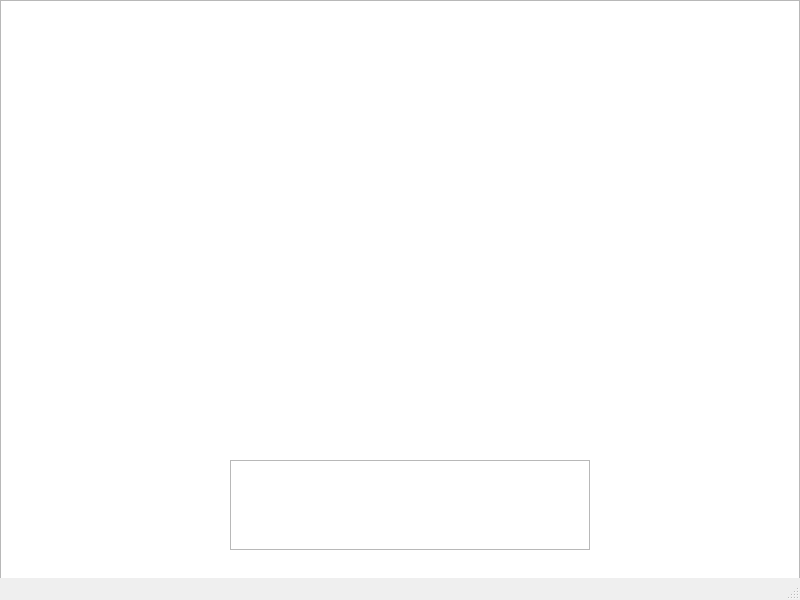
<?xml version="1.0" encoding="UTF-8"?>
<ui version="4.0">
 <class>Board</class>
 <widget class="QMainWindow" name="Board">
  <property name="enabled">
   <bool>true</bool>
  </property>
  <property name="geometry">
   <rect>
    <x>0</x>
    <y>0</y>
    <width>800</width>
    <height>600</height>
   </rect>
  </property>
  <property name="contextMenuPolicy">
   <enum>Qt::NoContextMenu</enum>
  </property>
  <property name="windowTitle">
   <string>Board</string>
  </property>
  <widget class="QWidget" name="centralwidget">
   <widget class="QGraphicsView" name="graphicsView">
    <property name="enabled">
     <bool>true</bool>
    </property>
    <property name="geometry">
     <rect>
      <x>0</x>
      <y>0</y>
      <width>800</width>
      <height>600</height>
     </rect>
    </property>
    <property name="sizePolicy">
     <sizepolicy hsizetype="Maximum" vsizetype="Maximum">
      <horstretch>0</horstretch>
      <verstretch>0</verstretch>
     </sizepolicy>
    </property>
    <property name="acceptDrops">
     <bool>true</bool>
    </property>
    <property name="sceneRect">
     <rectf>
      <x>0.000000000000000</x>
      <y>0.000000000000000</y>
      <width>0.000000000000000</width>
      <height>0.000000000000000</height>
     </rectf>
    </property>
   </widget>
   <widget class="QTextBrowser" name="textBrowser">
    <property name="geometry">
     <rect>
      <x>230</x>
      <y>460</y>
      <width>360</width>
      <height>90</height>
     </rect>
    </property>
    <property name="html">
     <string>&lt;!DOCTYPE HTML PUBLIC &quot;-//W3C//DTD HTML 4.0//EN&quot; &quot;http://www.w3.org/TR/REC-html40/strict.dtd&quot;&gt;
&lt;html&gt;&lt;head&gt;&lt;meta name=&quot;qrichtext&quot; content=&quot;1&quot; /&gt;&lt;style type=&quot;text/css&quot;&gt;
p, li { white-space: pre-wrap; }
&lt;/style&gt;&lt;/head&gt;&lt;body style=&quot; font-family:'Ubuntu'; font-size:10pt; font-weight:400; font-style:normal;&quot;&gt;
&lt;p style=&quot;-qt-paragraph-type:empty; margin-top:0px; margin-bottom:0px; margin-left:0px; margin-right:0px; -qt-block-indent:0; text-indent:0px; font-size:11pt;&quot;&gt;&lt;br /&gt;&lt;/p&gt;&lt;/body&gt;&lt;/html&gt;</string>
    </property>
   </widget>
  </widget>
  <widget class="QMenuBar" name="menubar">
   <property name="geometry">
    <rect>
     <x>0</x>
     <y>0</y>
     <width>800</width>
     <height>21</height>
    </rect>
   </property>
  </widget>
  <widget class="QStatusBar" name="statusbar"/>
 </widget>
 <resources/>
 <connections/>
</ui>
